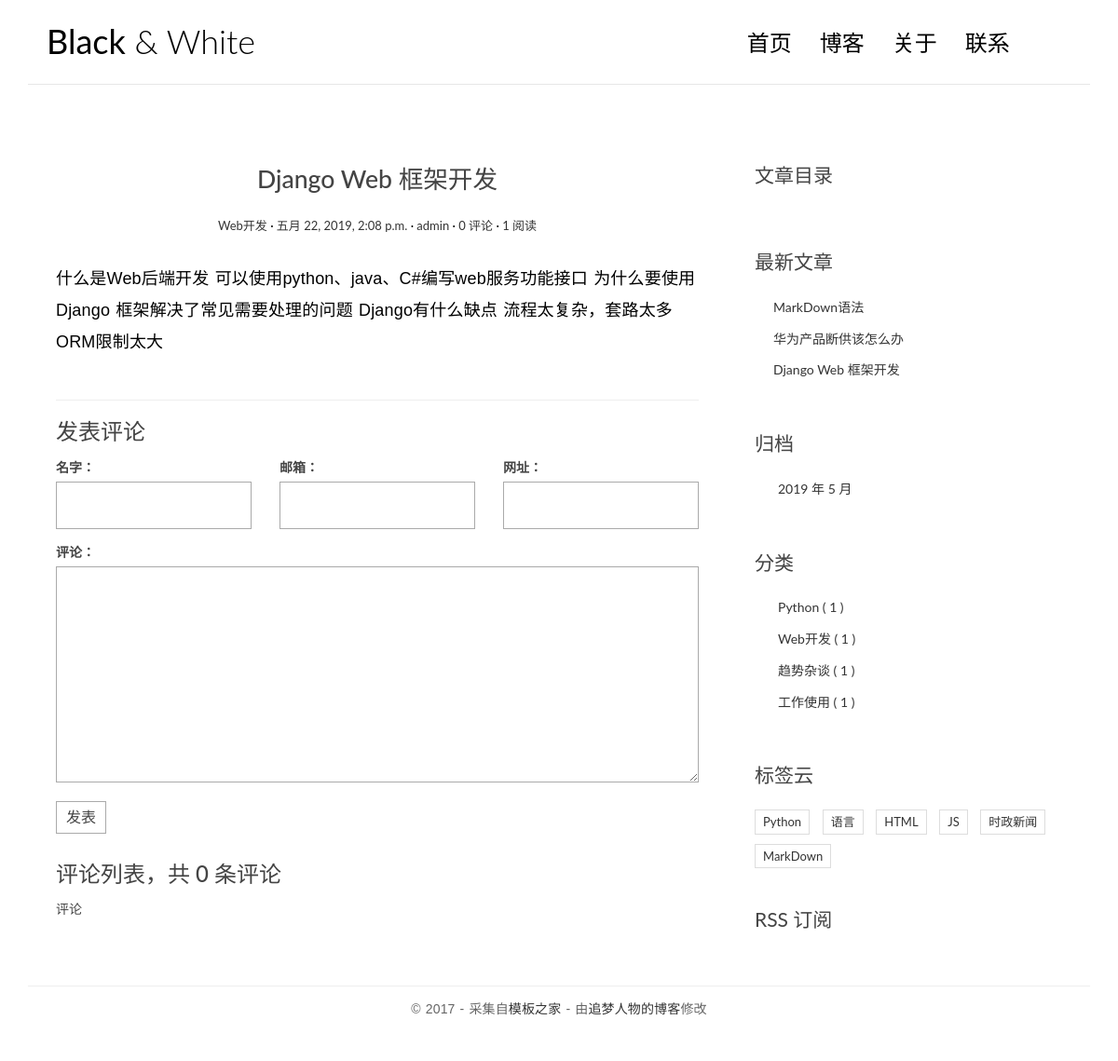
The page /detail/2/ on the database as committed earlier.
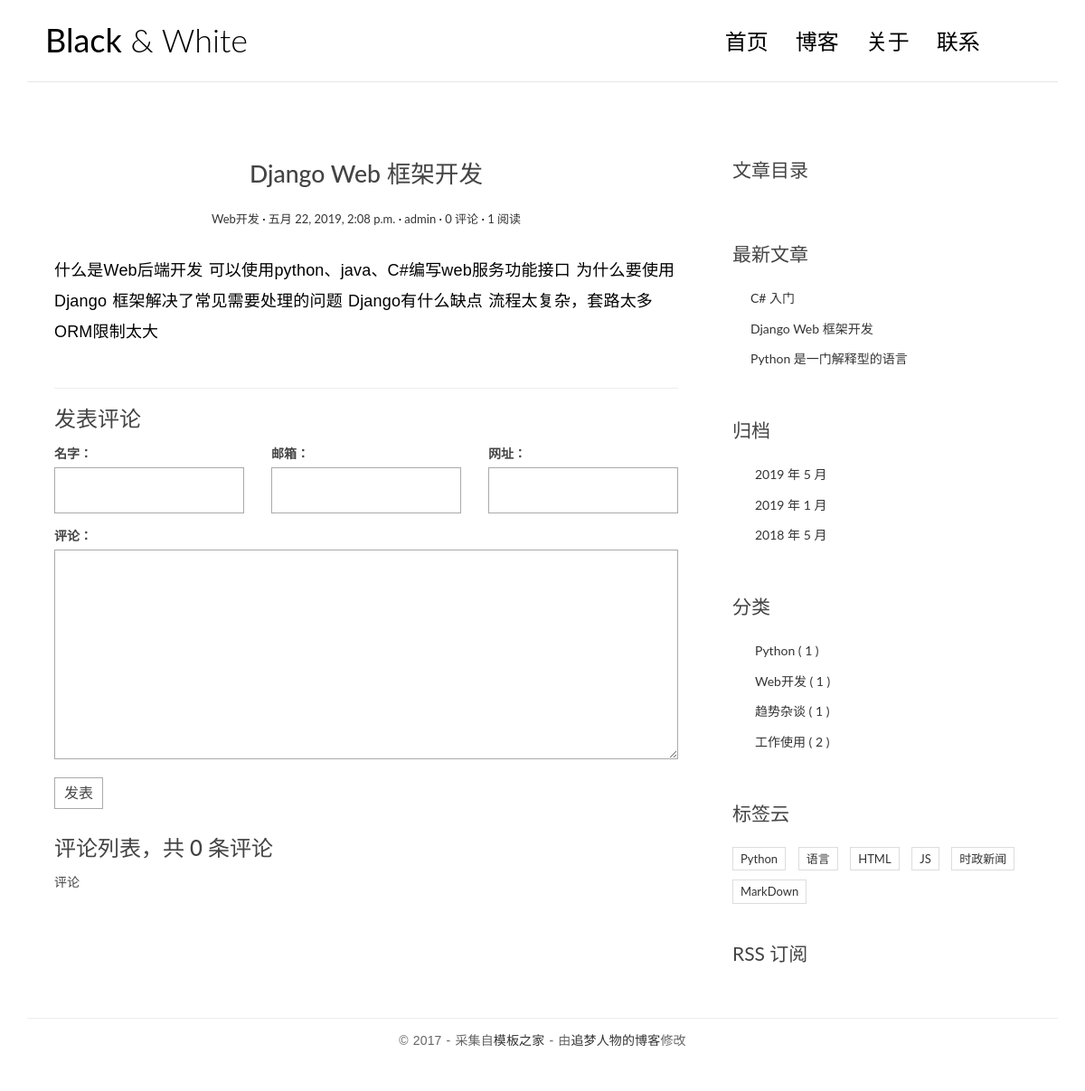
The same page on the database as committed later.
### blog/models.py (models this page shows, shortened)
class Article(models.Model):
    title = models.CharField(max_length=50)
    body = models.TextField()
    create_time = models.DateTimeField(auto_now_add=True)
    update_time = models.DateTimeField(auto_now=True)
    views = models.PositiveIntegerField(default=0)
    category = models.ForeignKey(Category,on_delete=models.CASCADE)
    tags = models.ManyToManyField(Tag)
    auther = models.ForeignKey(User,models.CASCADE)
    class Meta():
        verbose_name = "文章"
        verbose_name_plural = verbose_name

class Category(models.Model):
    title = models.CharField(max_length=30)
    class Meta():
        verbose_name = "分类"
        verbose_name_plural = verbose_name

class Tag(models.Model):
    title = models.CharField(max_length=30)
    class Meta():
        verbose_name = "标签"
        verbose_name_plural = verbose_name

### blog/views.py (the view)
# urls.py: url(r'^detail/(\d+)/$', views.detail, name='detail'),
def detail(request, id):
    article = get_object_or_404(Article, pk = id )
    article.views +=1
    article.save()
    mk = markdown.Markdown(extensions=[
        "markdown.extensions.extra",
        "markdown.extensions.codehilite",
        "markdown.extensions.toc"
    ] )
    article.body = mk.convert(article.body)
    article.toc = mk.toc
    cf = CommentForm()
    return render(request,'single.html', locals())

### comments/forms.py
class CommentForm(forms.Form):
    name = forms.CharField(required=True, label="输入名字",  widget=forms.TextInput(attrs={"id":"id_name"}) )
    email = forms.EmailField(required=True,label="输入邮箱", widget=forms.EmailInput(attrs={"id":"id_email"}))
    url = forms.URLField(label="输入个人主页", widget=forms.URLInput( attrs={"id":"id_url"}))
    comment = forms.CharField(required=True,label="输入评论",widget=forms.Textarea( attrs={"id":"id_comment"})    )

### blog/templatetags/extend_fun.py (called while the page is built)
@register.simple_tag(name='getcategorys')
def getcategorys():
    return Category.objects.all()

@register.simple_tag
def getlatestarticles(num = 3):
    return Article.objects.all().order_by("-create_time")[:num]

@register.simple_tag
def getarchives(num = 3):
    result =  Article.objects.dates("create_time",'month',order="DESC")[:num]
    print(result)
    return result

@register.simple_tag
def gettags():
    return Tag.objects.all()

### templates/single.html (shortened to what this page needs)
{% extends 'base.html' %}
{% load extend_fun %}
{% block left %}
<article class="post post-{{ article.id }}">
    <header class="entry-header">
        <h1 class="entry-title">{{ article.title }}</h1>
        <div class="entry-meta">
            <span class="post-category"><a href="#">{{ article.category.title  }}</a></span>
            <span class="post-date"><a href="#"><time class="entry-date"
                                                      datetime="2012-11-09T23:15:57+00:00">{{ article.create_time }}</time></a></span>
            <span class="post-author"><a href="#">{{ article.auther.username }}</a></span>
            <span class="comments-link"><a href="#">{{ article.comment_set.count }} 评论</a></span>
            <span class="views-count"><a href="#">{{ article.views }} 阅读</a></span>
        </div>
    </header>
    <div class="entry-content clearfix">
        {{ article.body|safe }}
    </div>
</article>
<section class="comment-area" id="comment-area">
    <hr>
    <h3>发表评论</h3>
    <form action="{% url 'comments:addcomment' article.id %}" method="post" class="comment-form">
        <div class="row">
            <div class="col-md-4">
                <label for="id_name">名字：</label>
                {{ cf.name }}
            </div>
            <div class="col-md-4">
                <label for="id_email">邮箱：</label>
                {{ cf.email }}
            </div>
            <div class="col-md-4">
                <label for="id_url">网址：</label>
                {{ cf.url }}
            </div>
            <div class="col-md-12">
                <label for="id_comment">评论：</label>
                {{ cf.comment }}
                <button type="submit" class="comment-btn">发表</button>
            </div>
        </div>
    </form>
    <div class="comment-list-panel">
        <h3>评论列表，共 <span> {{ article.comment_set.count }} </span> 条评论</h3>
        <ul class="comment-list list-unstyled">
            {% for c in article.comment_set.all %}
                <li class="comment-item">
                <span class="nickname">{{ c.username }}</span>
                <time class="submit-date" datetime="2012-11-09T23:15:57+00:00">{{ c.create_time }}</time>
                <div class="text">
                    {{ c.content  }}
                </div>
            </li>
            {% empty %}
                <li>评论</li>
            {% endfor %}
        </ul>
    </div>
</section>
{% endblock %}
{% block toc %}
<div class="widget widget-content">
    <h3 class="widget-title">文章目录</h3>
</div>
{% endblock %}

### templates/base.html (shortened to what the changed rows need)
{% load extend_fun %}
<!DOCTYPE html>
<html lang="en">
<head>
    <link rel="stylesheet" href="/static/css/bootstrap.min.css">
    <link rel="stylesheet" href="http://code.ionicframework.com/ionicons/2.0.1/css/ionicons.min.css">
    <link rel="stylesheet" href="/static/css/pace.css">
    <link rel="stylesheet" href="/static/css/custom.css">
</head>
<body id="page">
<div class="container">
    <header id="site-header">
        <div class="row">
            <div class="col-md-4 col-sm-5 col-xs-8">
                <div class="logo">
                    <h1><a href="/"><b>Black</b> &amp; White</a></h1>
                </div>
            </div>
        </div>
    </header>
</div>
<div class="content-body">
    <div class="container">
        <div class="row">
            <main class="col-md-8">
                {% block left %}
                {% endblock %}
            </main>
            <aside class="col-md-4">
                <div class="widget widget-recent-posts">
                    <ul>
                        {% getlatestarticles as latestarticles %}
                        {% for article in  latestarticles %}
                            <li><a href="{% url 'blog:detail' article.id %}">{{ article.title }}</a> </li>
                        {% empty %}
                            <li>最近文章</li>
                        {% endfor %}
                    </ul>
                </div>
                <div class="widget widget-archives">
                    <ul>
                        {% getarchives as archives %}
                        {% for archive in archives %}
                            <li><a href="{% url 'blog:archives' archive.year archive.month  %}">{{ archive.year }} 年 {{ archive.month }} 月</a></li>
                        {% empty %}
                            <li>没有对象</li>
                        {% endfor %}
                    </ul>
                </div>
                <div class="widget widget-category">
                    <ul>
                        {% getcategorys  as categorys  %}
                        {% for category in categorys %}
                            <li><a href="{% url 'blog:category' category.id %}"> {{ category.title }} <span class="post-count">( {{ category.article_set.count }} )</span>   </a></li>
                        {% endfor %}
                    </ul>
                </div>
                <div class="widget widget-tag-cloud">
                    <ul>
                        {% gettags as tags %}
                        {% for tag in tags %}
                         <li>
                            <a href="{% url 'blog:tag' tag.id %}">{{ tag.title }}</a>
                        </li>
                        {% empty %}
                            <li>没有标签</li>
                        {% endfor %}
                    </ul>
                </div>
            </aside>
        </div>
    </div>
</div>
</body>
</html>

Rows that differ between the two databases and show on the page:
no longer on this page (row edited): Article: title "MarkDown语法"
no longer on this page (row edited): Article: title "华为产品断供该怎么办"
added Article: title "C# 入门"
now on this page (row edited): Article: title "Python 是一门解释型的语言"
computed for Category "工作使用": article_set.count "1" → "2"
Other text that changed with them:
new list line: "2019 年 1 月"
new list line: "2018 年 5 月"
